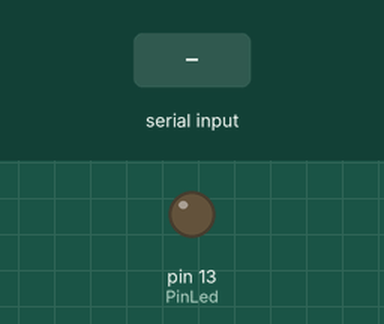
Simulated run of this sketch. Board: Arduino Uno, built with avr-gcc and run on an emulated ATmega328P. Shown: output pins drawn as LEDs (lit = HIGH). Dashed ring = blinking. The inputs (shaded band) are chosen by the test bench. Random numbers use the default seed unless the sketch sets one; what the sketch prints to the serial monitor is not drawn.

Above: at 1.2 s.
1.3 s: "90,45\n" received over Serial
At 1.6 s:
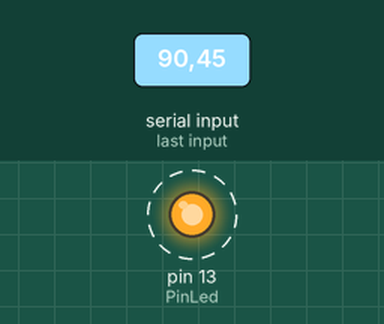
Timing chart, 0 to 10.3 s (numbered marks = the images above; inputs shaded):
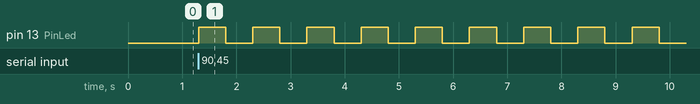

Measured:
- after the input at 1.3 s, pin 13 (PinLed): alternates HIGH for 0.50 s and LOW for 0.50 s, starting at once

The sketch:

BlinkLed.ino
```cpp
int PinLed = 13; //Built-in LED
int sleepTime;
int timeBlink;
void setup()
{
  Serial.begin(9600);
  pinMode(PinLed,OUTPUT);
}
void loop()
{
  // Receive the timesBlink from Python
  timeBlink = Serial.parseInt();
  for (int i = 0 ; i < timeBlink ; i++)
  {
    digitalWrite(PinLed,HIGH);
    delay(500);
    digitalWrite(PinLed,LOW);
    delay(500);
  }
  sleepTime = random(1,10);

  // Send data to serial
  Serial.println(sleepTime);
  Serial.flush();
}
```
